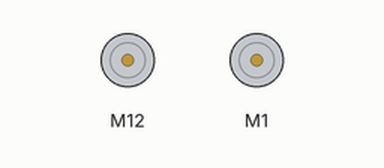
A sketch run on a simulated Arduino Uno, built with avr-gcc and run on an emulated ATmega328P. Parts: 2 × DC motor (green arrow = forward, orange = backward, longer = faster).

Above: at 0.15 s.
Timing chart, 0 to 3.0 s (numbered marks = the images above):
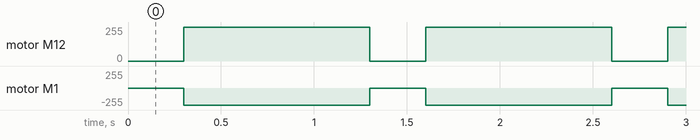

Measured:
- by itself, motor M12: alternates forward 255/255 for 1.0 s and stopped for 0.30 s
- by itself, motor M1: alternates backward 255/255 for 1.0 s and stopped for 0.30 s

The sketch:

coba_linefollwer.ino
```cpp
#include <Arduino.h>
#include <Wire.h>
#include <SoftwareSerial.h>

#include <MeShield.h>

double angle_rad = PI/180.0;
double angle_deg = 180.0/PI;
MeLineFollower linefollower_3(3);
MeDCMotor motor_2(2);
MeDCMotor motor_9(9);


void setup(){

}

void loop(){

    if(((linefollower_3.readSensors())==(3))){
        motor_2.run(0);
        motor_9.run(0);
        _delay(0.3);
    }else{
        if(((linefollower_3.readSensors())==(2))){
            motor_2.run(0);
            motor_9.run(0);
            _delay(0.3);
            motor_2.run(0);
            motor_9.run(-255);
            _delay(0.3);
        }else{
            if(((linefollower_3.readSensors())==(1))){
                motor_2.run(0);
                motor_9.run(0);
                motor_2.run(255);
                motor_9.run(0);
                _delay(0.3);
                _delay(0.3);
            }else{
                motor_2.run(0);
                motor_9.run(0);
                _delay(0.3);
                motor_2.run(255);
                motor_9.run(-255);
                _delay(1);
            }
        }
    }

    _loop();
}

void _delay(float seconds){
    long endTime = millis() + seconds * 1000;
    while(millis() < endTime)_loop();
}

void _loop(){

}
```
